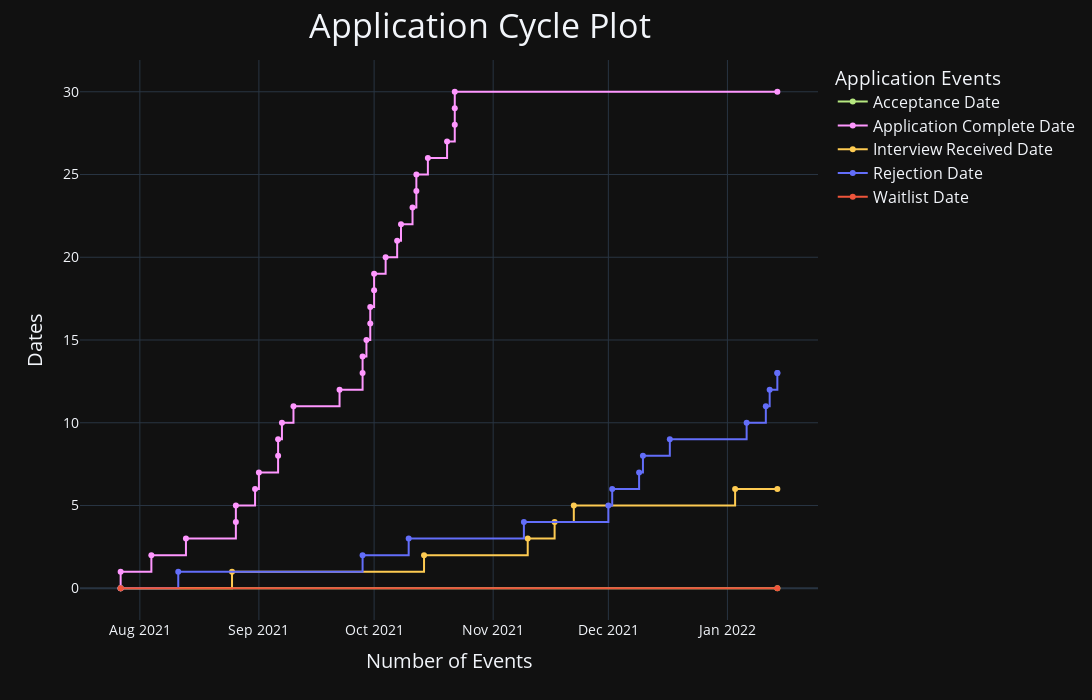

The notebook cell this image was saved under:
### Code cell
# Plotting the figure
fig = px.line(dan_sort2, x="Dates", y="tracker", color="Actions", 
              hover_data=["Schools", "Actions", "Dates"], markers=True, line_shape="hv", color_discrete_map=color_map,
              template=response_answer, width=1200, height=700)
# Updating the figure with title + axes + legend labels, font sizes for the title + x, y ticks + legend size, and x, y axes labels.  Then centering the title.
fig.update_layout(title="Application Cycle Plot",
                 xaxis_title="Number of Events",
                 yaxis_title="Dates",
                 legend_title="Application Events",
                 font=dict(size=24))
fig.update_layout(yaxis=dict(tickfont=dict(size=14)), xaxis=dict(tickfont=dict(size=14)))
fig.update_layout(legend=dict(font=dict(size=16)))
fig.update_xaxes(title_font=dict(size=20))
fig.update_yaxes(title_font=dict(size=20))
fig.update_layout(title={'text': "Application Cycle Plot", 'y':0.98, 'x':0.44, 'xanchor': 'center', 'yanchor': 'top'})
fig.show()

### Figure 1 — Plotly figure (JSON) as saved in the notebook; plotly's stock layout.template omitted (floating-point values rounded to 4 significant figures)
{"data": [{"customdata": [["Start", "Acceptance Date"], ["End", "Acceptance Date"], ["Einstein", "Acceptance Date"], ["UW MSTP", "Acceptance Date"], ["Hofstra", "Acceptance Date"], ["UCSF", "Acceptance Date"], ["Rochester", "Acceptance Date"], ["Tri I", "Acceptance Date"], ["Stony Brook", "Acceptance Date"], ["UCSD", "Acceptance Date"], ["UC Irvine", "Acceptance Date"], ["Emory", "Acceptance Date"], ["UCLA", "Acceptance Date"], ["Duke MSTP", "Acceptance Date"], ["Colorado", "Acceptance Date"], ["Harvard", "Acceptance Date"], ["STX-MSTP", "Acceptance Date"], ["Pitt", "Acceptance Date"], ["Columbia", "Acceptance Date"], ["Indiana MSTP", "Acceptance Date"], ["Indiana MD", "Acceptance Date"], ["Stanford", "Acceptance Date"], ["UW MD Only", "Acceptance Date"], ["UPenn", "Acceptance Date"], ["Northwestern", "Acceptance Date"], ["JHU", "Acceptance Date"], ["Ohio State", "Acceptance Date"], ["Miami Miller", "Acceptance Date"], ["Minnesota", "Acceptance Date"], ["Case Western Lerner", "Acceptance Date"], ["Case Western MSTP", "Acceptance Date"], ["Case Western MD", "Acceptance Date"]], "hovertemplate": "Actions=%{customdata[1]}<br>Dates=%{x}<br>tracker=%{y}<br>Schools=%{customdata[0]}<extra></extra>", "legendgroup": "Acceptance Date", "line": {"color": "#B6E880", "dash": "solid", "shape": "hv"}, "marker": {"symbol": "circle"}, "mode": "markers+lines", "name": "Acceptance Date", "orientation": "v", "showlegend": true, "type": "scatter", "x": ["2021-07-27T00:00:00", "2022-01-14T00:00:00", null, null, null, null, null, null, null, null, null, null, null, null, null, null, null, null, null, null, null, null, null, null, null, null, null, null, null, null, null, null], "xaxis": "x", "y": [0, 0, 0, 0, 0, 0, 0, 0, 0, 0, 0, 0, 0, 0, 0, 0, 0, 0, 0, 0, 0, 0, 0, 0, 0, 0, 0, 0, 0, 0, 0, 0], "yaxis": "y"}, {"customdata": [["Start", "Application Complete Date"], ["Einstein", "Application Complete Date"], ["UW MSTP", "Application Complete Date"], ["Hofstra", "Application Complete Date"], ["UCSF", "Application Complete Date"], ["Rochester", "Application Complete Date"], ["Tri I", "Application Complete Date"], ["Stony Brook", "Application Complete Date"], ["UCSD", "Application Complete Date"], ["UC Irvine", "Application Complete Date"], ["Emory", "Application Complete Date"], ["UCLA", "Application Complete Date"], ["Duke MSTP", "Application Complete Date"], ["Colorado", "Application Complete Date"], ["Harvard", "Application Complete Date"], ["STX-MSTP", "Application Complete Date"], ["Pitt", "Application Complete Date"], ["Columbia", "Application Complete Date"], ["Indiana MSTP", "Application Complete Date"], ["Indiana MD", "Application Complete Date"], ["Stanford", "Application Complete Date"], ["UW MD Only", "Application Complete Date"], ["UPenn", "Application Complete Date"], ["Northwestern", "Application Complete Date"], ["JHU", "Application Complete Date"], ["Ohio State", "Application Complete Date"], ["Miami Miller", "Application Complete Date"], ["Minnesota", "Application Complete Date"], ["Case Western Lerner", "Application Complete Date"], ["Case Western MSTP", "Application Complete Date"], ["Case Western MD", "Application Complete Date"], ["End", "Application Complete Date"]], "hovertemplate": "Actions=%{customdata[1]}<br>Dates=%{x}<br>tracker=%{y}<br>Schools=%{customdata[0]}<extra></extra>", "legendgroup": "Application Complete Date", "line": {"color": "#FF97FF", "dash": "solid", "shape": "hv"}, "marker": {"symbol": "circle"}, "mode": "markers+lines", "name": "Application Complete Date", "orientation": "v", "showlegend": true, "type": "scatter", "x": ["2021-07-27T00:00:00", "2021-07-27T00:00:00", "2021-08-04T00:00:00", "2021-08-13T00:00:00", "2021-08-26T00:00:00", "2021-08-26T00:00:00", "2021-08-31T00:00:00", "2021-09-01T00:00:00", "2021-09-06T00:00:00", "2021-09-06T00:00:00", "2021-09-07T00:00:00", "2021-09-10T00:00:00", "2021-09-22T00:00:00", "2021-09-28T00:00:00", "2021-09-28T00:00:00", "2021-09-29T00:00:00", "2021-09-30T00:00:00", "2021-09-30T00:00:00", "2021-10-01T00:00:00", "2021-10-01T00:00:00", "2021-10-04T00:00:00", "2021-10-07T00:00:00", "2021-10-08T00:00:00", "2021-10-11T00:00:00", "2021-10-12T00:00:00", "2021-10-12T00:00:00", "2021-10-15T00:00:00", "2021-10-20T00:00:00", "2021-10-22T00:00:00", "2021-10-22T00:00:00", "2021-10-22T00:00:00", "2022-01-14T00:00:00"], "xaxis": "x", "y": [0, 1, 2, 3, 4, 5, 6, 7, 8, 9, 10, 11, 12, 13, 14, 15, 16, 17, 18, 19, 20, 21, 22, 23, 24, 25, 26, 27, 28, 29, 30, 30], "yaxis": "y"}, {"customdata": [["Start", "Interview Received Date"], ["Hofstra", "Interview Received Date"], ["Stony Brook", "Interview Received Date"], ["UW MD Only", "Interview Received Date"], ["STX-MSTP", "Interview Received Date"], ["Colorado", "Interview Received Date"], ["Miami Miller", "Interview Received Date"], ["End", "Interview Received Date"], ["Einstein", "Interview Received Date"], ["UW MSTP", "Interview Received Date"], ["UCSF", "Interview Received Date"], ["Rochester", "Interview Received Date"], ["Tri I", "Interview Received Date"], ["UCSD", "Interview Received Date"], ["UC Irvine", "Interview Received Date"], ["Emory", "Interview Received Date"], ["UCLA", "Interview Received Date"], ["Duke MSTP", "Interview Received Date"], ["Harvard", "Interview Received Date"], ["Pitt", "Interview Received Date"], ["Columbia", "Interview Received Date"], ["Indiana MSTP", "Interview Received Date"], ["Indiana MD", "Interview Received Date"], ["Stanford", "Interview Received Date"], ["UPenn", "Interview Received Date"], ["Northwestern", "Interview Received Date"], ["JHU", "Interview Received Date"], ["Ohio State", "Interview Received Date"], ["Minnesota", "Interview Received Date"], ["Case Western Lerner", "Interview Received Date"], ["Case Western MSTP", "Interview Received Date"], ["Case Western MD", "Interview Received Date"]], "hovertemplate": "Actions=%{customdata[1]}<br>Dates=%{x}<br>tracker=%{y}<br>Schools=%{customdata[0]}<extra></extra>", "legendgroup": "Interview Received Date", "line": {"color": "#FECB52", "dash": "solid", "shape": "hv"}, "marker": {"symbol": "circle"}, "mode": "markers+lines", "name": "Interview Received Date", "orientation": "v", "showlegend": true, "type": "scatter", "x": ["2021-07-27T00:00:00", "2021-08-25T00:00:00", "2021-10-14T00:00:00", "2021-11-10T00:00:00", "2021-11-17T00:00:00", "2021-11-22T00:00:00", "2022-01-03T00:00:00", "2022-01-14T00:00:00", null, null, null, null, null, null, null, null, null, null, null, null, null, null, null, null, null, null, null, null, null, null, null, null], "xaxis": "x", "y": [0, 1, 2, 3, 4, 5, 6, 6, 6, 6, 6, 6, 6, 6, 6, 6, 6, 6, 6, 6, 6, 6, 6, 6, 6, 6, 6, 6, 6, 6, 6, 6], "yaxis": "y"}, {"customdata": [["Start", "Rejection Date"], ["UW MSTP", "Rejection Date"], ["Tri I", "Rejection Date"], ["Stanford", "Rejection Date"], ["UCLA", "Rejection Date"], ["Pitt", "Rejection Date"], ["UCSF", "Rejection Date"], ["Case Western Lerner", "Rejection Date"], ["Indiana MSTP", "Rejection Date"], ["Minnesota", "Rejection Date"], ["Indiana MD", "Rejection Date"], ["Einstein", "Rejection Date"], ["JHU", "Rejection Date"], ["Rochester", "Rejection Date"], ["End", "Rejection Date"], ["Hofstra", "Rejection Date"], ["Stony Brook", "Rejection Date"], ["UCSD", "Rejection Date"], ["UC Irvine", "Rejection Date"], ["Emory", "Rejection Date"], ["Duke MSTP", "Rejection Date"], ["Colorado", "Rejection Date"], ["Harvard", "Rejection Date"], ["STX-MSTP", "Rejection Date"], ["Columbia", "Rejection Date"], ["UW MD Only", "Rejection Date"], ["UPenn", "Rejection Date"], ["Northwestern", "Rejection Date"], ["Ohio State", "Rejection Date"], ["Miami Miller", "Rejection Date"], ["Case Western MSTP", "Rejection Date"], ["Case Western MD", "Rejection Date"]], "hovertemplate": "Actions=%{customdata[1]}<br>Dates=%{x}<br>tracker=%{y}<br>Schools=%{customdata[0]}<extra></extra>", "legendgroup": "Rejection Date", "line": {"color": "#636efa", "dash": "solid", "shape": "hv"}, "marker": {"symbol": "circle"}, "mode": "markers+lines", "name": "Rejection Date", "orientation": "v", "showlegend": true, "type": "scatter", "x": ["2021-07-27T00:00:00", "2021-08-11T00:00:00", "2021-09-28T00:00:00", "2021-10-10T00:00:00", "2021-11-09T00:00:00", "2021-12-01T00:00:00", "2021-12-02T00:00:00", "2021-12-09T00:00:00", "2021-12-10T00:00:00", "2021-12-17T00:00:00", "2022-01-06T00:00:00", "2022-01-11T00:00:00", "2022-01-12T00:00:00", "2022-01-14T00:00:00", "2022-01-14T00:00:00", null, null, null, null, null, null, null, null, null, null, null, null, null, null, null, null, null], "xaxis": "x", "y": [0, 1, 2, 3, 4, 5, 6, 7, 8, 9, 10, 11, 12, 13, 13, 13, 13, 13, 13, 13, 13, 13, 13, 13, 13, 13, 13, 13, 13, 13, 13, 13], "yaxis": "y"}, {"customdata": [["Start", "Waitlist Date"], ["End", "Waitlist Date"], ["Einstein", "Waitlist Date"], ["UW MSTP", "Waitlist Date"], ["Hofstra", "Waitlist Date"], ["UCSF", "Waitlist Date"], ["Rochester", "Waitlist Date"], ["Tri I", "Waitlist Date"], ["Stony Brook", "Waitlist Date"], ["UCSD", "Waitlist Date"], ["UC Irvine", "Waitlist Date"], ["Emory", "Waitlist Date"], ["UCLA", "Waitlist Date"], ["Duke MSTP", "Waitlist Date"], ["Colorado", "Waitlist Date"], ["Harvard", "Waitlist Date"], ["STX-MSTP", "Waitlist Date"], ["Pitt", "Waitlist Date"], ["Columbia", "Waitlist Date"], ["Indiana MSTP", "Waitlist Date"], ["Indiana MD", "Waitlist Date"], ["Stanford", "Waitlist Date"], ["UW MD Only", "Waitlist Date"], ["UPenn", "Waitlist Date"], ["Northwestern", "Waitlist Date"], ["JHU", "Waitlist Date"], ["Ohio State", "Waitlist Date"], ["Miami Miller", "Waitlist Date"], ["Minnesota", "Waitlist Date"], ["Case Western Lerner", "Waitlist Date"], ["Case Western MSTP", "Waitlist Date"], ["Case Western MD", "Waitlist Date"]], "hovertemplate": "Actions=%{customdata[1]}<br>Dates=%{x}<br>tracker=%{y}<br>Schools=%{customdata[0]}<extra></extra>", "legendgroup": "Waitlist Date", "line": {"color": "#EF553B", "dash": "solid", "shape": "hv"}, "marker": {"symbol": "circle"}, "mode": "markers+lines", "name": "Waitlist Date", "orientation": "v", "showlegend": true, "type": "scatter", "x": ["2021-07-27T00:00:00", "2022-01-14T00:00:00", null, null, null, null, null, null, null, null, null, null, null, null, null, null, null, null, null, null, null, null, null, null, null, null, null, null, null, null, null, null], "xaxis": "x", "y": [0, 0, 0, 0, 0, 0, 0, 0, 0, 0, 0, 0, 0, 0, 0, 0, 0, 0, 0, 0, 0, 0, 0, 0, 0, 0, 0, 0, 0, 0, 0, 0], "yaxis": "y"}], "layout": {"font": {"size": 24}, "height": 700, "legend": {"font": {"size": 16}, "title": {"text": "Application Events"}, "tracegroupgap": 0}, "margin": {"t": 60}, "title": {"text": "Application Cycle Plot", "x": 0.44, "xanchor": "center", "y": 0.98, "yanchor": "top"}, "width": 1200, "xaxis": {"anchor": "y", "autorange": true, "domain": [0, 1], "range": ["2021-07-16 12:54:15.7536", "2022-01-24 11:05:44.2464"], "tickfont": {"size": 14}, "title": {"font": {"size": 20}, "text": "Number of Events"}, "type": "date"}, "yaxis": {"anchor": "x", "autorange": true, "domain": [0, 1], "range": [-1.918, 31.92], "tickfont": {"size": 14}, "title": {"font": {"size": 20}, "text": "Dates"}, "type": "linear"}}}
